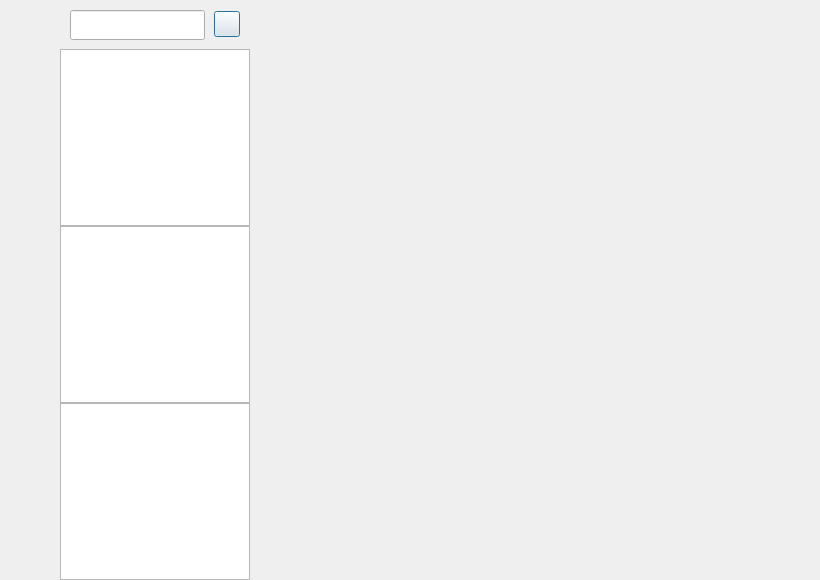
<?xml version="1.0" encoding="UTF-8"?>
<ui version="4.0">
 <class>ChatDialog</class>
 <widget class="QDialog" name="ChatDialog">
  <property name="geometry">
   <rect>
    <x>0</x>
    <y>0</y>
    <width>820</width>
    <height>580</height>
   </rect>
  </property>
  <property name="minimumSize">
   <size>
    <width>820</width>
    <height>580</height>
   </size>
  </property>
  <property name="windowTitle">
   <string>Dialog</string>
  </property>
  <layout class="QHBoxLayout" name="horizontalLayout">
   <property name="spacing">
    <number>10</number>
   </property>
   <property name="leftMargin">
    <number>0</number>
   </property>
   <property name="topMargin">
    <number>0</number>
   </property>
   <property name="rightMargin">
    <number>0</number>
   </property>
   <property name="bottomMargin">
    <number>0</number>
   </property>
   <item>
    <widget class="QWidget" name="widget_2" native="true">
     <property name="minimumSize">
      <size>
       <width>820</width>
       <height>580</height>
      </size>
     </property>
     <layout class="QHBoxLayout" name="horizontalLayout_9">
      <property name="spacing">
       <number>0</number>
      </property>
      <property name="leftMargin">
       <number>0</number>
      </property>
      <property name="topMargin">
       <number>0</number>
      </property>
      <property name="rightMargin">
       <number>0</number>
      </property>
      <property name="bottomMargin">
       <number>0</number>
      </property>
      <item>
       <widget class="QWidget" name="side_bar" native="true">
        <property name="sizePolicy">
         <sizepolicy hsizetype="Fixed" vsizetype="Expanding">
          <horstretch>0</horstretch>
          <verstretch>0</verstretch>
         </sizepolicy>
        </property>
        <property name="minimumSize">
         <size>
          <width>60</width>
          <height>580</height>
         </size>
        </property>
        <property name="maximumSize">
         <size>
          <width>60</width>
          <height>16777215</height>
         </size>
        </property>
        <layout class="QVBoxLayout" name="verticalLayout">
         <property name="spacing">
          <number>0</number>
         </property>
         <property name="leftMargin">
          <number>13</number>
         </property>
         <property name="topMargin">
          <number>30</number>
         </property>
         <property name="rightMargin">
          <number>0</number>
         </property>
         <property name="bottomMargin">
          <number>0</number>
         </property>
         <item>
          <widget class="QWidget" name="widget" native="true">
           <property name="minimumSize">
            <size>
             <width>35</width>
             <height>70</height>
            </size>
           </property>
           <property name="maximumSize">
            <size>
             <width>35</width>
             <height>70</height>
            </size>
           </property>
           <layout class="QVBoxLayout" name="verticalLayout_3">
            <property name="spacing">
             <number>10</number>
            </property>
            <property name="leftMargin">
             <number>0</number>
            </property>
            <property name="topMargin">
             <number>0</number>
            </property>
            <property name="rightMargin">
             <number>0</number>
            </property>
            <property name="bottomMargin">
             <number>0</number>
            </property>
            <item>
             <widget class="StateWidget" name="side_chat" native="true">
              <property name="minimumSize">
               <size>
                <width>30</width>
                <height>30</height>
               </size>
              </property>
              <property name="maximumSize">
               <size>
                <width>30</width>
                <height>30</height>
               </size>
              </property>
             </widget>
            </item>
            <item>
             <widget class="StateWidget" name="side_contact" native="true">
              <property name="minimumSize">
               <size>
                <width>30</width>
                <height>30</height>
               </size>
              </property>
              <property name="maximumSize">
               <size>
                <width>30</width>
                <height>30</height>
               </size>
              </property>
             </widget>
            </item>
           </layout>
          </widget>
         </item>
         <item>
          <spacer name="verticalSpacer">
           <property name="orientation">
            <enum>Qt::Orientation::Vertical</enum>
           </property>
           <property name="sizeHint" stdset="0">
            <size>
             <width>20</width>
             <height>40</height>
            </size>
           </property>
          </spacer>
         </item>
        </layout>
       </widget>
      </item>
      <item>
       <widget class="QWidget" name="chat_user_wid" native="true">
        <property name="minimumSize">
         <size>
          <width>190</width>
          <height>580</height>
         </size>
        </property>
        <property name="maximumSize">
         <size>
          <width>200</width>
          <height>16777215</height>
         </size>
        </property>
        <layout class="QVBoxLayout" name="verticalLayout_2">
         <property name="spacing">
          <number>0</number>
         </property>
         <property name="leftMargin">
          <number>0</number>
         </property>
         <property name="topMargin">
          <number>0</number>
         </property>
         <property name="rightMargin">
          <number>0</number>
         </property>
         <property name="bottomMargin">
          <number>0</number>
         </property>
         <item>
          <widget class="QWidget" name="search_wid" native="true">
           <property name="minimumSize">
            <size>
             <width>190</width>
             <height>49</height>
            </size>
           </property>
           <property name="maximumSize">
            <size>
             <width>200</width>
             <height>49</height>
            </size>
           </property>
           <layout class="QHBoxLayout" name="horizontalLayout_2">
            <property name="spacing">
             <number>10</number>
            </property>
            <property name="leftMargin">
             <number>10</number>
            </property>
            <property name="topMargin">
             <number>10</number>
            </property>
            <property name="rightMargin">
             <number>10</number>
            </property>
            <property name="bottomMargin">
             <number>10</number>
            </property>
            <item>
             <widget class="SearchEdit" name="search_edit">
              <property name="minimumSize">
               <size>
                <width>135</width>
                <height>30</height>
               </size>
              </property>
              <property name="maximumSize">
               <size>
                <width>155</width>
                <height>30</height>
               </size>
              </property>
             </widget>
            </item>
            <item>
             <widget class="AddBtn" name="add_btn">
              <property name="minimumSize">
               <size>
                <width>26</width>
                <height>26</height>
               </size>
              </property>
              <property name="maximumSize">
               <size>
                <width>26</width>
                <height>26</height>
               </size>
              </property>
              <property name="text">
               <string/>
              </property>
             </widget>
            </item>
           </layout>
          </widget>
         </item>
         <item>
          <widget class="QWidget" name="list_wid" native="true">
           <property name="minimumSize">
            <size>
             <width>190</width>
             <height>0</height>
            </size>
           </property>
           <property name="maximumSize">
            <size>
             <width>200</width>
             <height>16777215</height>
            </size>
           </property>
           <layout class="QVBoxLayout" name="verticalLayout_7">
            <property name="spacing">
             <number>0</number>
            </property>
            <property name="leftMargin">
             <number>0</number>
            </property>
            <property name="topMargin">
             <number>0</number>
            </property>
            <property name="rightMargin">
             <number>0</number>
            </property>
            <property name="bottomMargin">
             <number>0</number>
            </property>
            <item>
             <widget class="QWidget" name="chat_user_wid_2" native="true">
              <property name="minimumSize">
               <size>
                <width>190</width>
                <height>0</height>
               </size>
              </property>
              <property name="maximumSize">
               <size>
                <width>200</width>
                <height>16777215</height>
               </size>
              </property>
              <layout class="QHBoxLayout" name="horizontalLayout_7">
               <property name="spacing">
                <number>0</number>
               </property>
               <property name="leftMargin">
                <number>0</number>
               </property>
               <property name="topMargin">
                <number>0</number>
               </property>
               <property name="rightMargin">
                <number>0</number>
               </property>
               <property name="bottomMargin">
                <number>0</number>
               </property>
               <item>
                <widget class="ChatUserList" name="chat_user_list">
                 <property name="minimumSize">
                  <size>
                   <width>190</width>
                   <height>0</height>
                  </size>
                 </property>
                 <property name="maximumSize">
                  <size>
                   <width>200</width>
                   <height>16777215</height>
                  </size>
                 </property>
                </widget>
               </item>
              </layout>
             </widget>
            </item>
            <item>
             <widget class="QWidget" name="search_user_wid" native="true">
              <property name="minimumSize">
               <size>
                <width>190</width>
                <height>0</height>
               </size>
              </property>
              <property name="maximumSize">
               <size>
                <width>200</width>
                <height>16777215</height>
               </size>
              </property>
              <layout class="QHBoxLayout" name="horizontalLayout_8">
               <property name="spacing">
                <number>0</number>
               </property>
               <property name="leftMargin">
                <number>0</number>
               </property>
               <property name="topMargin">
                <number>0</number>
               </property>
               <property name="rightMargin">
                <number>0</number>
               </property>
               <property name="bottomMargin">
                <number>0</number>
               </property>
               <item>
                <widget class="QListView" name="search_user_list">
                 <property name="minimumSize">
                  <size>
                   <width>190</width>
                   <height>0</height>
                  </size>
                 </property>
                 <property name="maximumSize">
                  <size>
                   <width>200</width>
                   <height>16777215</height>
                  </size>
                 </property>
                </widget>
               </item>
              </layout>
             </widget>
            </item>
            <item>
             <widget class="QWidget" name="contact_user_wid" native="true">
              <property name="minimumSize">
               <size>
                <width>190</width>
                <height>0</height>
               </size>
              </property>
              <property name="maximumSize">
               <size>
                <width>200</width>
                <height>16777215</height>
               </size>
              </property>
              <layout class="QHBoxLayout" name="horizontalLayout_6">
               <property name="spacing">
                <number>0</number>
               </property>
               <property name="leftMargin">
                <number>0</number>
               </property>
               <property name="topMargin">
                <number>0</number>
               </property>
               <property name="rightMargin">
                <number>0</number>
               </property>
               <property name="bottomMargin">
                <number>0</number>
               </property>
               <item>
                <widget class="ContactUserList" name="contact_user_list">
                 <property name="minimumSize">
                  <size>
                   <width>190</width>
                   <height>0</height>
                  </size>
                 </property>
                 <property name="maximumSize">
                  <size>
                   <width>200</width>
                   <height>16777215</height>
                  </size>
                 </property>
                </widget>
               </item>
              </layout>
             </widget>
            </item>
           </layout>
          </widget>
         </item>
        </layout>
       </widget>
      </item>
      <item>
       <widget class="QStackedWidget" name="stackedWidget">
        <property name="minimumSize">
         <size>
          <width>570</width>
          <height>580</height>
         </size>
        </property>
        <property name="currentIndex">
         <number>0</number>
        </property>
        <widget class="ChatPage" name="chat_page">
         <property name="minimumSize">
          <size>
           <width>570</width>
           <height>580</height>
          </size>
         </property>
        </widget>
        <widget class="ApplyFriendPage" name="friend_apply_page">
         <property name="minimumSize">
          <size>
           <width>570</width>
           <height>580</height>
          </size>
         </property>
        </widget>
       </widget>
      </item>
     </layout>
    </widget>
   </item>
  </layout>
 </widget>
 <customwidgets>
  <customwidget>
   <class>AddBtn</class>
   <extends>QPushButton</extends>
   <header location="global">addbtn.h</header>
  </customwidget>
  <customwidget>
   <class>SearchEdit</class>
   <extends>QLineEdit</extends>
   <header location="global">searchedit.h</header>
  </customwidget>
  <customwidget>
   <class>ChatUserList</class>
   <extends>QListWidget</extends>
   <header location="global">chatuserlist.h</header>
  </customwidget>
  <customwidget>
   <class>ChatPage</class>
   <extends>QWidget</extends>
   <header location="global">chatpage.h</header>
   <container>1</container>
  </customwidget>
  <customwidget>
   <class>StateWidget</class>
   <extends>QWidget</extends>
   <header location="global">statewidget.h</header>
   <container>1</container>
  </customwidget>
  <customwidget>
   <class>ContactUserList</class>
   <extends>QListWidget</extends>
   <header location="global">contactuserlist.h</header>
  </customwidget>
  <customwidget>
   <class>ApplyFriendPage</class>
   <extends>QWidget</extends>
   <header>applyfriendpage.h</header>
   <container>1</container>
  </customwidget>
 </customwidgets>
 <resources/>
 <connections/>
</ui>
